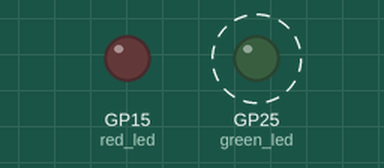
Recording of a program running on a simulated Raspberry Pi Pico running MicroPython. Parts: output pins drawn as LEDs (lit = HIGH). Dashed ring = blinking. What the program prints to the serial console is not drawn. At 20.0 s the program stops and its outputs stay as they are.

Above: at 0.5 s.
At 3.5 s:
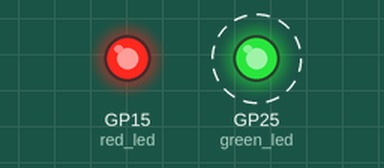
Timing chart, 0 to 5.2 s (numbered marks = the images above):
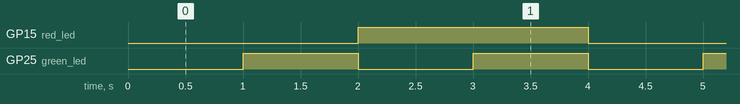

The program:

main4.py
```python
from machine import Timer , Pin

green_led = Pin("LED",Pin.OUT)
green_count = 0
def green_led_mycallback(t:Time):
    global green_count
    green_count += 1
    #print(f"目前mycallback被執行:{count}次")
    green_led.toggle()
    if green_count%2 == 0:
        print(f"目前green_led_mycallback被執行:{(int)(green_count/2)}次")
    if green_count >= 10:
        t.deinit()

green_led_time = Timer(period = 1000,mode = Timer.PERIODIC,callback = green_led_mycallback)


red_led = Pin(15,Pin.OUT)
red_count = 0
def red_led_mycallback(t:Time):
    global red_count
    red_count += 1
    #print(f"目前mycallback被執行:{count}次")
    red_led.toggle()
    if red_count%2 == 0:
        print(f"目前red_led_mycallback被執行:{(int)(red_count/2)}次")
    if red_count >= 10:
        red_led.off()
        t.deinit()
red_led_time = Timer(period = 2000,mode = Timer.PERIODIC,callback = red_led_mycallback)
```

Measured:
- by itself, GP15 (red_led): alternates HIGH for 2.0 s and LOW for 2.0 s
- by itself, GP25 (green_led): alternates HIGH for 1.0 s and LOW for 1.0 s, 10 changes in all, then stays LOW
